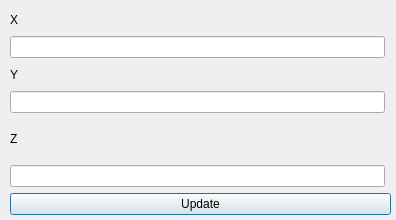
<?xml version="1.0" encoding="UTF-8"?>
<ui version="4.0">
 <class>xyz_dialog</class>
 <widget class="QDialog" name="xyz_dialog">
  <property name="geometry">
   <rect>
    <x>0</x>
    <y>0</y>
    <width>396</width>
    <height>220</height>
   </rect>
  </property>
  <property name="windowTitle">
   <string>xyz directions</string>
  </property>
  <widget class="QWidget" name="gridLayoutWidget">
   <property name="geometry">
    <rect>
     <x>10</x>
     <y>10</y>
     <width>381</width>
     <height>205</height>
    </rect>
   </property>
   <layout class="QGridLayout" name="gridLayout">
    <item row="3" column="0" colspan="2">
     <widget class="QLabel" name="Y_label">
      <property name="text">
       <string>Y</string>
      </property>
     </widget>
    </item>
    <item row="10" column="0" colspan="2">
     <widget class="QPushButton" name="xyz_button">
      <property name="text">
       <string>Update</string>
      </property>
     </widget>
    </item>
    <item row="6" column="0" rowspan="2" colspan="2">
     <widget class="QLabel" name="Z_label">
      <property name="text">
       <string>Z</string>
      </property>
     </widget>
    </item>
    <item row="0" column="0">
     <widget class="QLabel" name="X_label">
      <property name="text">
       <string>X</string>
      </property>
     </widget>
    </item>
    <item row="1" column="0">
     <widget class="QLineEdit" name="X_text"/>
    </item>
    <item row="4" column="0">
     <widget class="QLineEdit" name="Y_text"/>
    </item>
    <item row="8" column="0">
     <widget class="QLineEdit" name="Z_text"/>
    </item>
   </layout>
  </widget>
 </widget>
 <resources/>
 <connections/>
</ui>
